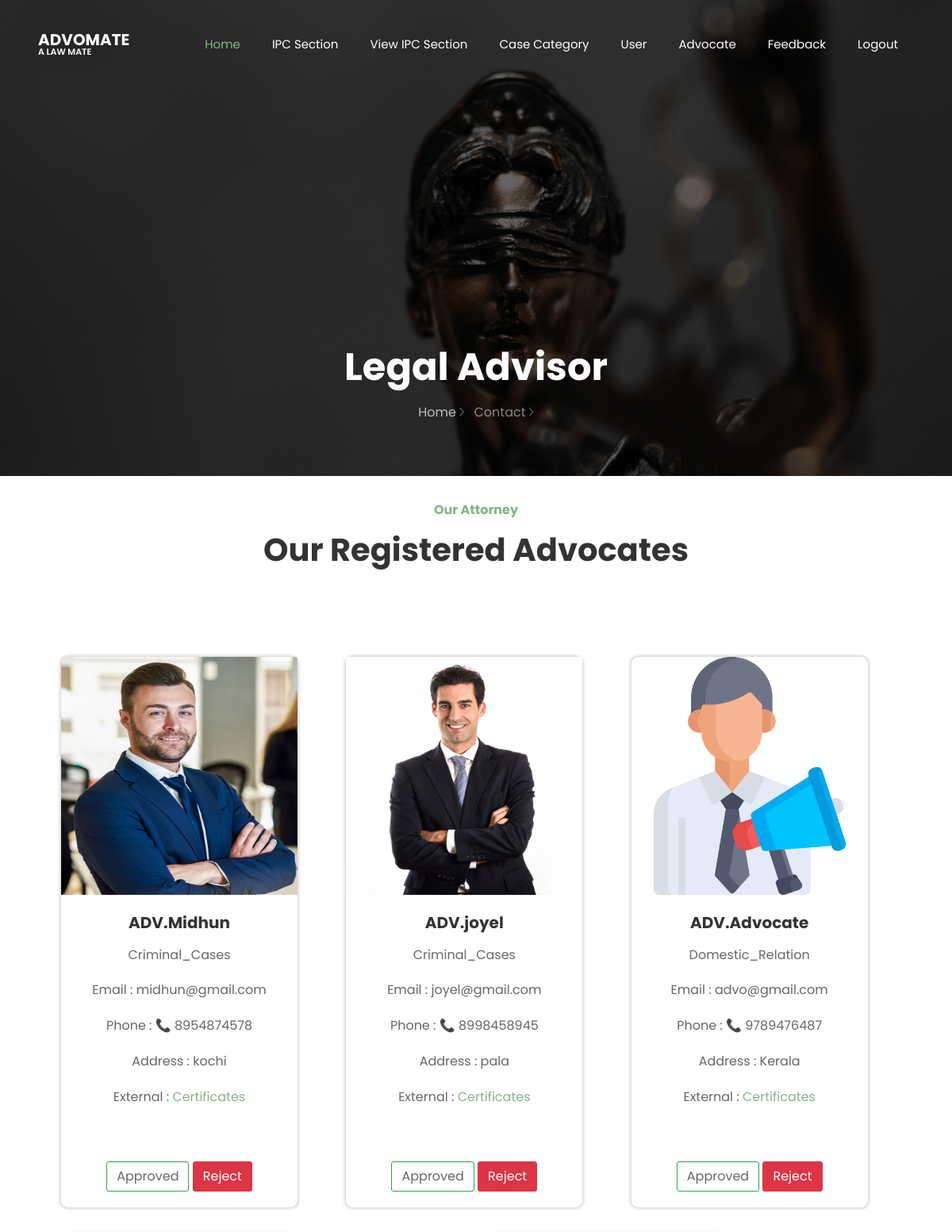
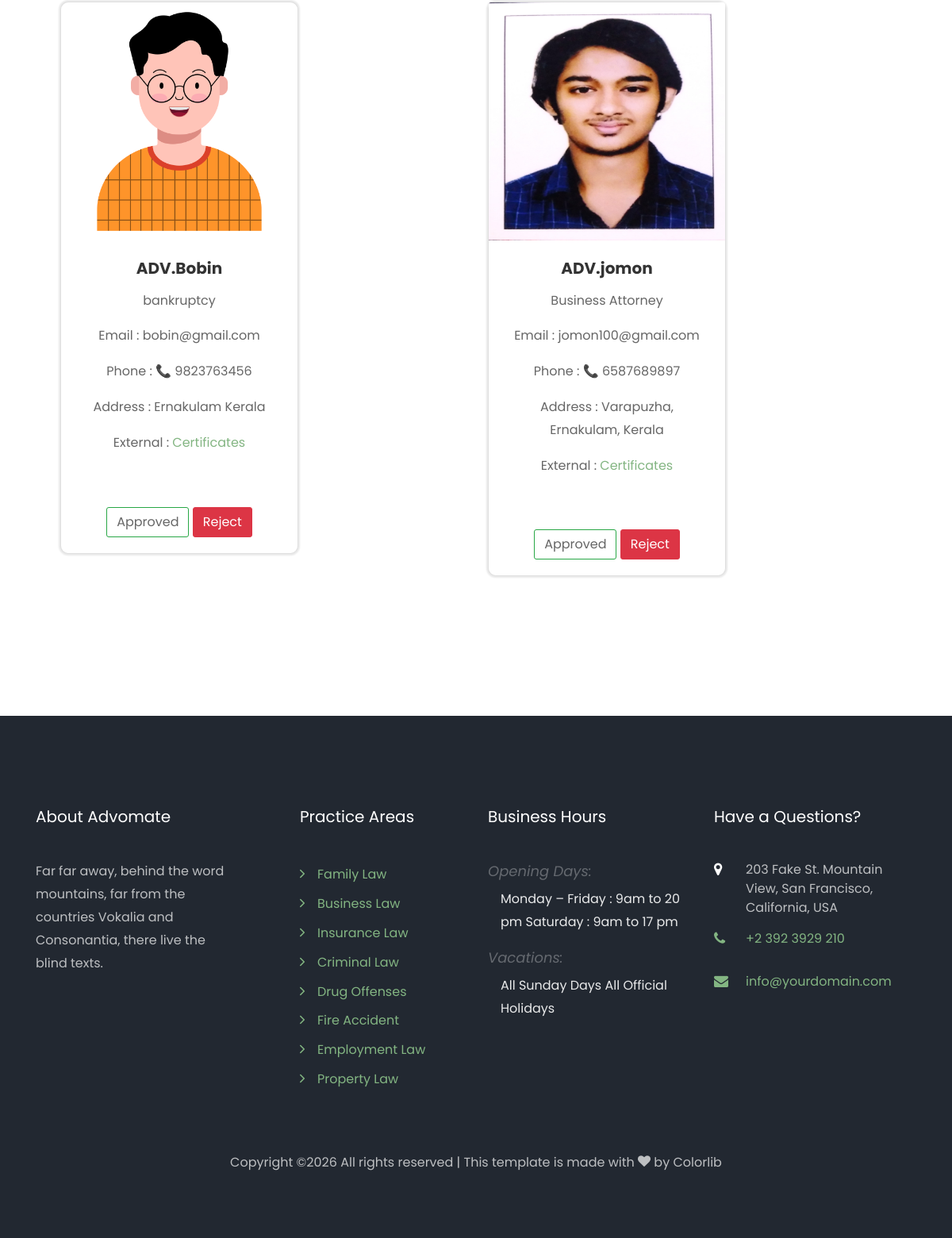
Screenshot of /admviewadvocate/ with the database file from the repository (2 pictures, top to bottom).
### myapp/models.py (models this page shows, shortened)
class Advocate(models.Model):
    name = models.CharField(max_length=100, null=True)
    email = models.EmailField(max_length=100, null=True)
    phone = models.IntegerField(null=True, blank=True)
    address = models.CharField(max_length=300, null=True)
    dob = models.DateField()
    gender = models.CharField(max_length=100)
    image = models.ImageField(null=True, upload_to="profile")
    files = models.FileField(null=True, upload_to="profile")
    loginid = models.ForeignKey(Login, on_delete=models.CASCADE, null=True)
    district= models.CharField(max_length=100, null=True)
    category=models.CharField(max_length=100, null=True)
    qualification=models.CharField(max_length=100, null=True)
    Regfee=models.CharField(max_length=100, null=True,default="Pending")
    advo_rating=models.IntegerField(null=True,blank=True)

### myapp/views.py (the view)
# urls.py: path('admviewadvocate/',views.admviewadvocate),
def admviewadvocate(request):
    view = Advocate.objects.all()
    return render(request, "Admins/advocates.html", {"view": view})

### templates/Admins/advocates.html (shortened to what this page needs)
{% extends 'Admins/common.html' %}
{% load static %}
{% block header %}
<br>
<section class="ftco-section ftco-no-pt">
    <div class="container" style="border-radius: 10px;">
        <div class="row justify-content-center mb-5 pb-3">
            <div class="col-md-7 text-center heading-section ftco-animate">
                <span class="subheading">Our Attorney</span>
                <h2 class="mb-4">Our Registered Advocates</h2>
            </div>
        </div>
        <div class="row m-3 my-5">
            {% for i in view %}
            <div class="col my-3">
                <div class="card" style="border-radius: 10px;box-shadow: 0 0 2px 2px rgb(233, 233, 233);width: 300px;">
                    <img src="/static/media/{{i.image}}" class="card-img-top" height="300px"
                        alt="Hollywood Sign on The Hill" />
                    <div class="card-body">
                        <center>
                            <h5 class="card-title"><b>ADV.{{i.name}}</b></h5>
                            <p class="">{{i.category}}</p>
                            <p class="">Email : {{i.email}}</p>
                            <p class="">Phone : 📞 {{i.phone}}</p>
                            <p class="">Address : {{i.address}}</p>
                            <p class="">External : <a href="/static/media/{{i.files}}">Certificates</a></p>
                            {% if i.loginid.is_active != 1 %}
                            <a href="/approve_advocate?id={{i.loginid_id}}" class="btn btn-success">Approve</a>
                            <a href="/reject_advocate?id={{i.loginid_id}}" class="btn btn-danger">Reject</a>
                            {% elif i.loginid.is_active == 1 %}
                            <a class="btn btn-outline-success">Approved</a>
                            <a href="/reject_advocate?id={{i.loginid_id}}" class="btn btn-danger">Reject</a>
                            {% endif %}
                        </center>
                    </div>
                </div>
            </div><br><br>
            {% endfor %}
        </div>
    </div>
</section>
{% endblock %}

### templates/Admins/common.html (shortened to what this page needs)
{% load static %}
<!DOCTYPE html>
<html lang="en">
  <head>
    <link rel="stylesheet" href="{% static 'css/open-iconic-bootstrap.min.css' %}">
    <link rel="stylesheet" href="{% static 'css/animate.css' %}">
    <link rel="stylesheet" href="{% static 'css/owl.carousel.min.css' %}">
    <link rel="stylesheet" href="{% static 'css/owl.theme.default.min.css' %}">
    <link rel="stylesheet" href="{% static 'css/magnific-popup.css' %}">
    <link rel="stylesheet" href="{% static 'css/aos.css' %}">
    <link rel="stylesheet" href="{% static 'css/ionicons.min.css' %}">
    <link rel="stylesheet" href="{% static 'css/flaticon.css' %}">
    <link rel="stylesheet" href="{% static 'css/icomoon.css' %}">
    <link rel="stylesheet" href="{% static 'css/style.css' %}">
  </head>
  <body>
	  <nav class="navbar px-md-0 navbar-expand-lg navbar-dark ftco_navbar bg-dark ftco-navbar-light" id="ftco-navbar">
	    <div class="container-fluid px-md-5">
	      <a class="navbar-brand" href="index.html">Advomate <span>A Law Mate</span></a>
	      <div class="collapse navbar-collapse" id="ftco-nav">
	        <ul class="navbar-nav ml-auto">
            <li class="nav-item active"><a href="/" class="nav-link">Home</a></li>
            <li class="nav-item"><a href="/addipc_section" class="nav-link">IPC Section</a></li>
            <li class="nav-item"><a href="/ipc_sections" class="nav-link">View IPC Section</a></li>
            <li class="nav-item"><a href="/add_case_category" class="nav-link">Case Category</a></li>
            <li class="nav-item"><a href="/admviewusers" class="nav-link">User </a></li>
            <li class="nav-item"><a href="/admviewadvocate" class="nav-link">Advocate </a></li>
					<li class="nav-item"><a href="/admviewfeedback" class="nav-link">Feedback</a></li>
            <li class="nav-item"><a href="/login" class="nav-link">Logout </a></li>
          </ul>
	      </div>
	    </div>
	  </nav>
    <section class="hero-wrap hero-wrap-2" style="background-image: url(/static/images/law.jpg);" data-stellar-background-ratio="0.5">
      <div class="overlay"></div>
      <div class="container">
        <div class="row no-gutters slider-text align-items-end justify-content-center">
          <div class="col-md-9 ftco-animate pb-5 text-center">
            <h1 class="mb-3 bread">Legal Advisor</h1>
            <p class="breadcrumbs"><span class="mr-2"><a href="">Home <i class="ion-ios-arrow-forward"></i></a></span> <span>Contact <i class="ion-ios-arrow-forward"></i></span></p>
          </div>
        </div>
      </div>
    </section>
    {% block header %}
    {% endblock %}
    <footer class="ftco-footer ftco-bg-dark ftco-section">
        <div class="container">
          <div class="row mb-5">
            <div class="col-md">
              <div class="ftco-footer-widget mb-4">
                <h2 class="ftco-heading-2">About Advomate</h2>
                <p>Far far away, behind the word mountains, far from the countries Vokalia and Consonantia, there live the blind texts.</p>
                <ul class="ftco-footer-social list-unstyled float-md-left float-lft mt-5">
                </ul>
              </div>
            </div>
            <div class="col-md">
              <div class="ftco-footer-widget mb-4 ml-md-5">
                <h2 class="ftco-heading-2">Practice Areas</h2>
                <ul class="list-unstyled">
                  <li><a href="#" class="py-1 d-block"><span class="ion-ios-arrow-forward mr-3"></span>Family Law</a></li>
                  <li><a href="#" class="py-1 d-block"><span class="ion-ios-arrow-forward mr-3"></span>Business Law</a></li>
                  <li><a href="#" class="py-1 d-block"><span class="ion-ios-arrow-forward mr-3"></span>Insurance Law</a></li>
                  <li><a href="#" class="py-1 d-block"><span class="ion-ios-arrow-forward mr-3"></span>Criminal Law</a></li>
                  <li><a href="#" class="py-1 d-block"><span class="ion-ios-arrow-forward mr-3"></span>Drug Offenses</a></li>
                  <li><a href="#" class="py-1 d-block"><span class="ion-ios-arrow-forward mr-3"></span>Fire Accident</a></li>
                  <li><a href="#" class="py-1 d-block"><span class="ion-ios-arrow-forward mr-3"></span>Employment Law</a></li>
                  <li><a href="#" class="py-1 d-block"><span class="ion-ios-arrow-forward mr-3"></span>Property Law</a></li>
                </ul>
              </div>
            </div>
            <div class="col-md">
               <div class="ftco-footer-widget mb-4">
                <h2 class="ftco-heading-2">Business Hours</h2>
                <div class="opening-hours">
                    <h4>Opening Days:</h4>
                    <p class="pl-3">
                        <span>Monday – Friday : 9am to 20 pm</span>
                        <span>Saturday : 9am to 17 pm</span>
                    </p>
                    <h4>Vacations:</h4>
                    <p class="pl-3">
                        <span>All Sunday Days</span>
                        <span>All Official Holidays</span>
                    </p>
                </div>
              </div>
            </div>
            <div class="col-md">
              <div class="ftco-footer-widget mb-4">
                  <h2 class="ftco-heading-2">Have a Questions?</h2>
                  <div class="block-23 mb-3">
                    <ul>
                      <li><span class="icon icon-map-marker"></span><span class="text">203 Fake St. Mountain View, San Francisco, California, USA</span></li>
                      <li><a href="#"><span class="icon icon-phone"></span><span class="text">+2 392 3929 210</span></a></li>
                      <li><a href="#"><span class="icon icon-envelope"></span><span class="text">info@yourdomain.com</span></a></li>
                    </ul>
                  </div>
              </div>
            </div>
          </div>
          <div class="row">
            <div class="col-md-12 text-center">
              <p>
    Copyright &copy;<script>document.write(new Date().getFullYear());</script> All rights reserved | This template is made with <i class="icon-heart color-danger" aria-hidden="true"></i> by <a href="https://colorlib.com" target="_blank">Colorlib</a>
    </p>
            </div>
          </div>
        </div>
      </footer>
    </body>
  </html>

### static/css/icomoon.css (style rules this page uses)
[class^="icon-"], [class*=" icon-"] { font-family: 'icomoon' !important; speak: none; font-style: normal; font-weight: normal; font-variant: normal; text-transform: none; line-height: 1; -webkit-font-smoothing: antialiased; -moz-osx-font-smoothing: grayscale; }
.icon-heart:before { content: "\f004"; }
.icon-map-marker:before { content: "\f041"; }
.icon-phone:before { content: "\f095"; }
.icon-envelope:before { content: "\f0e0"; }

### templates/Admins/advocates.html (style rules this page uses)
.btn { margin-top: 50px; }

### rows the page displays
Advocate: image (picture), name "Midhun", category "Criminal_Cases", email "midhun@gmail.com", phone "8954874578", address "kochi"
Advocate: image (picture), name "joyel", category "Criminal_Cases", email "joyel@gmail.com", phone "8998458945", address "pala"
Advocate: image (picture), name "Advocate", category "Domestic_Relation", email "advo@gmail.com", phone "9789476487", address "Kerala"
Advocate: image (placeholder picture), name "Bobin", category "bankruptcy", email "bobin@gmail.com", phone "9823763456", address "Ernakulam Kerala"
Advocate: image (picture), name "jomon", category "Business Attorney", email "jomon100@gmail.com", phone "6587689897", address "Varapuzha, Ernakulam, Kerala"
